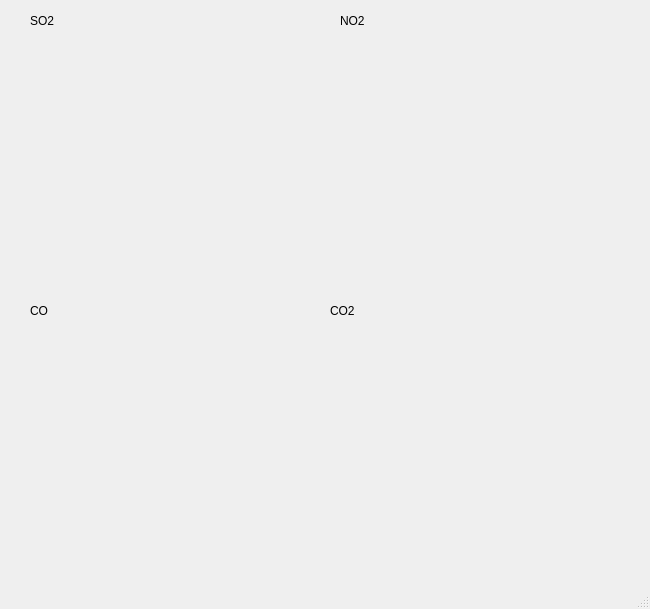
<?xml version="1.0" encoding="UTF-8"?>
<ui version="4.0">
 <class>MainWindow</class>
 <widget class="QMainWindow" name="MainWindow">
  <property name="geometry">
   <rect>
    <x>0</x>
    <y>0</y>
    <width>650</width>
    <height>609</height>
   </rect>
  </property>
  <property name="windowTitle">
   <string>UAV Air Quality Monitor</string>
  </property>
  <widget class="QWidget" name="centralwidget">
   <widget class="QWidget" name="horizontalLayoutWidget">
    <property name="geometry">
     <rect>
      <x>30</x>
      <y>30</y>
      <width>261</width>
      <height>241</height>
     </rect>
    </property>
    <layout class="QHBoxLayout" name="SO2_Layout"/>
   </widget>
   <widget class="QWidget" name="horizontalLayoutWidget_2">
    <property name="geometry">
     <rect>
      <x>329</x>
      <y>29</y>
      <width>261</width>
      <height>241</height>
     </rect>
    </property>
    <layout class="QHBoxLayout" name="NO2_Layout"/>
   </widget>
   <widget class="QLabel" name="label">
    <property name="geometry">
     <rect>
      <x>30</x>
      <y>10</y>
      <width>141</width>
      <height>21</height>
     </rect>
    </property>
    <property name="text">
     <string>SO2 </string>
    </property>
   </widget>
   <widget class="QLabel" name="label_2">
    <property name="geometry">
     <rect>
      <x>340</x>
      <y>10</y>
      <width>141</width>
      <height>21</height>
     </rect>
    </property>
    <property name="text">
     <string>NO2 </string>
    </property>
   </widget>
   <widget class="QWidget" name="horizontalLayoutWidget_3">
    <property name="geometry">
     <rect>
      <x>30</x>
      <y>320</y>
      <width>261</width>
      <height>241</height>
     </rect>
    </property>
    <layout class="QHBoxLayout" name="CO_Layout"/>
   </widget>
   <widget class="QLabel" name="label_3">
    <property name="geometry">
     <rect>
      <x>30</x>
      <y>300</y>
      <width>141</width>
      <height>21</height>
     </rect>
    </property>
    <property name="text">
     <string>CO</string>
    </property>
   </widget>
   <widget class="QWidget" name="horizontalLayoutWidget_4">
    <property name="geometry">
     <rect>
      <x>330</x>
      <y>320</y>
      <width>261</width>
      <height>241</height>
     </rect>
    </property>
    <layout class="QHBoxLayout" name="CO2_Layout"/>
   </widget>
   <widget class="QLabel" name="label_4">
    <property name="geometry">
     <rect>
      <x>330</x>
      <y>300</y>
      <width>141</width>
      <height>21</height>
     </rect>
    </property>
    <property name="text">
     <string>CO2</string>
    </property>
   </widget>
  </widget>
  <widget class="QMenuBar" name="menubar">
   <property name="geometry">
    <rect>
     <x>0</x>
     <y>0</y>
     <width>650</width>
     <height>20</height>
    </rect>
   </property>
  </widget>
  <widget class="QStatusBar" name="statusbar"/>
 </widget>
 <resources/>
 <connections/>
</ui>
